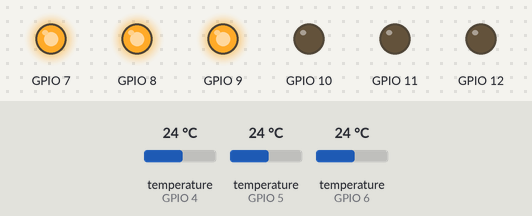
The program below on a simulated ESP32 board running MicroPython. On the bench: output pins drawn as LEDs (lit = HIGH). Inputs (shaded band) come from the test bench; at power-on: temperature (sensors on GPIO 4, GPIO 5, GPIO 6) 24 °C. What the program prints to the serial console is not drawn.

Above: at 0.95 s.
Timing chart, 0 to 3.9 s (numbered marks = the images above):
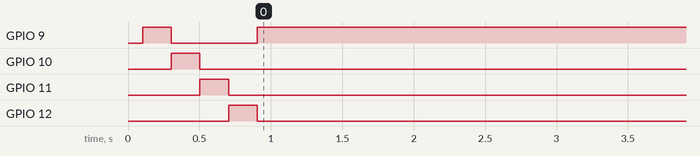

The program:

main.py
```python
"""
ESP32 Climate-Smart Telemetry Controller

Hardware: ESP32-S3
Sensors: DS18B20 temperature sensors (engine, fuel line, ambient)
Actuators: 2-channel relay module
Indicators: 4 status LEDs

Architecture: Edge-Intelligence First
- All decision logic executes on ESP32
- Bridge service only forwards telemetry
- Dashboard only displays data

Fail-Safe: Hardware + software fail-safe mechanisms
- Active LOW relays (OFF when GPIO HIGH)
- Watchdog timer (auto-reset on hang)
- Overheat detection and fail-safe activation
"""

import time
import machine
from sensors import SensorManager
from relays import RelayController
from status_leds import StatusLEDs
from telemetry import TelemetryBuilder, SerialWriter


# ============================================================================
# CONFIGURATION - EDIT THESE VALUES FOR YOUR HARDWARE
# ============================================================================

# Temperature Sensor Pins (DS18B20 OneWire)
PIN_ENGINE_TEMP = 4      # Engine temperature sensor
PIN_FUEL_LINE_TEMP = 5   # Fuel line temperature sensor
PIN_AMBIENT_TEMP = 6     # Ambient temperature sensor

# Relay Control Pins (Active LOW)
PIN_RELAY_1 = 7          # Relay 1: Cooling system
PIN_RELAY_2 = 8          # Relay 2: Fuel switching

# Status LED Pins
PIN_LED_STATUS = 9       # Green: System running
PIN_LED_WARNING = 10     # Yellow: High temperature
PIN_LED_ERROR = 11       # Red: Overheat / fail-safe
PIN_LED_ACTIVITY = 12    # Blue: Telemetry transmission

# Safety Thresholds (°C)
THRESHOLD_ENGINE_OVERHEAT = 100.0   # Fail-safe activation
THRESHOLD_FUEL_LINE_MAX = 90.0      # Fail-safe activation
THRESHOLD_ENGINE_OPTIMAL = 80.0     # Warning threshold
THRESHOLD_COOLING_ACTIVATE = 90.0   # Relay 1 activation
THRESHOLD_FUEL_SWITCH = 80.0        # Relay 2 activation

# Timing (milliseconds)
SAMPLE_INTERVAL_MS = 2000           # Sensor sampling every 2 seconds
TELEMETRY_INTERVAL_MS = 2000        # Telemetry transmission every 2 seconds

# ============================================================================
# DECISION ENGINE - Edge Intelligence
# ============================================================================

class DecisionEngine:
    """
    AI decision engine for climate-smart fuel management.

    Edge-Intelligence First:
    - All decision logic executes on ESP32
    - Deterministic, rule-based (no black-box ML)
    - Transparent and explainable
    """

    @staticmethod
    def compute_recommendation(engine_temp, fuel_line_temp, overheat):
        """
        Compute AI recommendation based on sensor readings.

        Args:
            engine_temp: Engine temperature (°C)
            fuel_line_temp: Fuel line temperature (°C)
            overheat: Overheat flag (bool)

        Returns:
            AI recommendation string
        """
        # Priority 1: Safety (highest priority)
        if overheat:
            return "activate_cooling"

        # Priority 2: Overheat prevention
        if engine_temp > 95:
            return "reduce_load"

        # Priority 3: Fuel optimization
        if engine_temp < THRESHOLD_ENGINE_OPTIMAL:
            return "switch_to_biodiesel"

        if engine_temp > 90:
            return "switch_to_diesel"

        # Priority 4: Maintain current state
        return "maintain"

    @staticmethod
    def should_activate_cooling(engine_temp):
        """
        Determine if cooling system should activate.

        Args:
            engine_temp: Engine temperature (°C)

        Returns:
            True if cooling should activate, False otherwise
        """
        return engine_temp > THRESHOLD_COOLING_ACTIVATE

    @staticmethod
    def should_switch_fuel(fuel_line_temp):
        """
        Determine if fuel switching should activate.

        Args:
            fuel_line_temp: Fuel line temperature (°C)

        Returns:
            True if fuel switch should activate, False otherwise
        """
        return fuel_line_temp > THRESHOLD_FUEL_SWITCH


# ============================================================================
# SAFETY MONITOR
# ============================================================================

class SafetyMonitor:
    """
    Monitors safety thresholds and triggers fail-safe.

    Safety-critical: Highest priority in system
    """

    @staticmethod
    def check_overheat(engine_temp, fuel_line_temp):
        """
        Check if overheat condition exists.

        Args:
            engine_temp: Engine temperature (°C)
            fuel_line_temp: Fuel line temperature (°C)

        Returns:
            True if overheat detected, False otherwise
        """
        return (engine_temp > THRESHOLD_ENGINE_OVERHEAT or
                fuel_line_temp > THRESHOLD_FUEL_LINE_MAX)

    @staticmethod
    def check_warning(engine_temp):
        """
        Check if warning condition exists.

        Args:
            engine_temp: Engine temperature (°C)

        Returns:
            True if warning threshold exceeded, False otherwise
        """
        return engine_temp > THRESHOLD_ENGINE_OPTIMAL


# ============================================================================
# MAIN APPLICATION
# ============================================================================

def main():
    """
    Main application entry point.

    Initializes hardware and runs main control loop.
    """
    print("\n" + "="*60)
    print("ESP32 Climate-Smart Telemetry Controller")
    print("="*60)
    print("Architecture: Edge-Intelligence First")
    print("Fail-Safe: Active LOW relays + watchdog timer")
    print("="*60 + "\n")

    # ────────────────────────────────────────────────────────────
    # INITIALIZATION
    # ────────────────────────────────────────────────────────────

    print("Initializing hardware...")

    # Initialize hardware modules
    sensors = SensorManager(PIN_ENGINE_TEMP, PIN_FUEL_LINE_TEMP, PIN_AMBIENT_TEMP)
    relays = RelayController(PIN_RELAY_1, PIN_RELAY_2)
    leds = StatusLEDs(PIN_LED_STATUS, PIN_LED_WARNING, PIN_LED_ERROR, PIN_LED_ACTIVITY)

    # Initialize telemetry
    telemetry_builder = TelemetryBuilder()
    serial_writer = SerialWriter()

    # Initialize decision engine and safety monitor
    decision_engine = DecisionEngine()
    safety_monitor = SafetyMonitor()

    # Run LED startup sequence
    leds.startup_sequence()

    # Enable watchdog timer (5 second timeout)
    wdt = machine.WDT(timeout=5000)
    print("✓ Watchdog timer enabled (5s timeout)")

    print("\n" + "="*60)
    print("System initialized - entering main loop")
    print("="*60 + "\n")

    # Turn on status LED (system running)
    leds.set_status(True)

    # ────────────────────────────────────────────────────────────
    # MAIN CONTROL LOOP
    # ────────────────────────────────────────────────────────────

    last_sample_time = time.ticks_ms()
    last_telemetry_time = time.ticks_ms()

    while True:
        try:
            # Feed watchdog (prevent reset)
            wdt.feed()

            current_time = time.ticks_ms()

            # ────────────────────────────────────────────────────
            # SENSOR SAMPLING (every 2 seconds)
            # ────────────────────────────────────────────────────
            if time.ticks_diff(current_time, last_sample_time) >= SAMPLE_INTERVAL_MS:
                last_sample_time = current_time

                # Read all sensors
                temps = sensors.read_all()

                print(f"Temps: Engine={temps['engine']}°C, "
                      f"Fuel={temps['fuel_line']}°C, "
                      f"Ambient={temps['ambient']}°C")

                # ────────────────────────────────────────────────
                # SAFETY MONITORING (critical path)
                # ────────────────────────────────────────────────
                overheat = safety_monitor.check_overheat(
                    temps['engine'],
                    temps['fuel_line']
                )

                warning = safety_monitor.check_warning(temps['engine'])

                if overheat:
                    # FAIL-SAFE ACTIVATION
                    print("⚠ FAIL-SAFE ACTIVATED: Overheat detected!")
                    relays.set_fail_safe()
                    leds.set_error(True)
                    system_status = "fail_safe"
                else:
                    leds.set_error(False)
                    system_status = "live_mode"

                # Update warning LED
                leds.set_warning(warning)

                # ────────────────────────────────────────────────
                # DECISION ENGINE (AI recommendation)
                # ────────────────────────────────────────────────
                ai_recommendation = decision_engine.compute_recommendation(
                    temps['engine'],
                    temps['fuel_line'],
                    overheat
                )

                print(f"AI Recommendation: {ai_recommendation}")

                # ────────────────────────────────────────────────
                # RELAY CONTROL (based on AI recommendation)
                # ────────────────────────────────────────────────
                if not overheat:
                    # Normal operation - apply AI recommendations
                    relay1_state = decision_engine.should_activate_cooling(temps['engine'])
                    relay2_state = decision_engine.should_switch_fuel(temps['fuel_line'])

                    relays.set_both(relay1_state, relay2_state)

                    print(f"Relays: R1={'ON' if relay1_state else 'OFF'}, "
                          f"R2={'ON' if relay2_state else 'OFF'}")

                # ────────────────────────────────────────────────
                # TELEMETRY TRANSMISSION (every 2 seconds)
                # ────────────────────────────────────────────────
                if time.ticks_diff(current_time, last_telemetry_time) >= TELEMETRY_INTERVAL_MS:
                    last_telemetry_time = current_time

                    # Build telemetry message
                    message = telemetry_builder.build_message(
                        temps=temps,
                        ai_rec=ai_recommendation,
                        relay1=relays.get_relay_1(),
                        relay2=relays.get_relay_2(),
                        overheat=overheat,
                        system_status=system_status
                    )

                    # Transmit via serial
                    serial_writer.write(message)
                    leds.blink_activity()

            # Small delay to prevent busy-waiting
            time.sleep_ms(100)

        except KeyboardInterrupt:
            print("\n\nShutdown requested by user")
            break

        except Exception as e:
            # Error handling - log and activate fail-safe
            print(f"\nERROR in main loop: {e}")
            relays.set_fail_safe()
            leds.set_error(True)
            time.sleep(1)  # Brief pause before retry

    # ────────────────────────────────────────────────────────────
    # SHUTDOWN
    # ────────────────────────────────────────────────────────────

    print("\nShutting down...")
    relays.set_fail_safe()
    leds.all_off()
    print("✓ System shutdown complete")


# ============================================================================
# ENTRY POINT
# ============================================================================

if __name__ == "__main__":
    main()
```

sensors.py
```python
"""
Temperature Sensor Module

Hardware: DS18B20 OneWire temperature sensors
Purpose: Read temperature from engine, fuel line, and ambient sensors

Architecture: Sensor layer
Edge-Intelligence: Sensor readings feed decision logic on ESP32
"""

import time
import onewire
import ds18x20
from machine import Pin


class TemperatureSensor:
    """
    DS18B20 temperature sensor wrapper.

    Provides:
    - OneWire communication
    - Temperature reading in Celsius
    - Error handling and fallback
    """

    def __init__(self, pin_number, name="Sensor"):
        """
        Initialize DS18B20 sensor.

        Args:
            pin_number: GPIO pin number for OneWire data
            name: Human-readable sensor name for logging
        """
        self.name = name
        self.pin = Pin(pin_number)
        self.ow = onewire.OneWire(self.pin)
        self.ds = ds18x20.DS18X20(self.ow)

        # Scan for devices
        self.devices = self.ds.scan()

        if not self.devices:
            print(f"WARNING: No DS18B20 found on pin {pin_number} ({name})")
        else:
            print(f"✓ {name} initialized on pin {pin_number}")

        # Cache last valid reading for fallback
        self.last_valid_temp = 25.0  # Default fallback temperature

    def read_temperature(self):
        """
        Read temperature from sensor.

        Returns:
            Temperature in Celsius (float)
            Falls back to last valid reading on error
        """
        if not self.devices:
            print(f"WARNING: {self.name} not connected, using fallback")
            return self.last_valid_temp

        try:
            # Start temperature conversion
            self.ds.convert_temp()

            # Wait for conversion (750ms for 12-bit resolution)
            time.sleep_ms(750)

            # Read temperature from first device
            temp = self.ds.read_temp(self.devices[0])

            # Validate reading
            if temp is not None and -55 <= temp <= 125:
                self.last_valid_temp = temp
                return round(temp, 1)
            else:
                print(f"WARNING: {self.name} invalid reading: {temp}")
                return self.last_valid_temp

        except Exception as e:
            print(f"ERROR: {self.name} read failed: {e}")
            return self.last_valid_temp


class SensorManager:
    """
    Manages all temperature sensors.

    Provides unified interface for reading all sensors.
    """

    def __init__(self, engine_pin, fuel_line_pin, ambient_pin):
        """
        Initialize all temperature sensors.

        Args:
            engine_pin: GPIO pin for engine temperature sensor
            fuel_line_pin: GPIO pin for fuel line temperature sensor
            ambient_pin: GPIO pin for ambient temperature sensor
        """
        print("Initializing temperature sensors...")

        self.engine_sensor = TemperatureSensor(engine_pin, "Engine Temp")
        self.fuel_line_sensor = TemperatureSensor(fuel_line_pin, "Fuel Line Temp")
        self.ambient_sensor = TemperatureSensor(ambient_pin, "Ambient Temp")

        print("✓ All sensors initialized")

    def read_all(self):
        """
        Read all temperature sensors.

        Returns:
            Dictionary with temperature readings:
            {
                'engine': float,
                'fuel_line': float,
                'ambient': float
            }
        """
        return {
            'engine': self.engine_sensor.read_temperature(),
            'fuel_line': self.fuel_line_sensor.read_temperature(),
            'ambient': self.ambient_sensor.read_temperature()
        }
```

relays.py
```python
"""
Relay Control Module

Hardware: 2-channel relay module
Purpose: Control cooling system and fuel switching

Architecture: Actuator layer
Fail-Safe: Active LOW configuration (relays OFF when GPIO HIGH)
"""

from machine import Pin


class RelayController:
    """
    Controls 2-channel relay module with fail-safe behavior.

    Fail-Safe Design:
    - Active LOW: GPIO HIGH = Relay OFF (safe state)
    - On power loss: GPIO floats HIGH → Relays OFF
    - On crash: Relays default to OFF during reset
    """

    def __init__(self, relay1_pin, relay2_pin):
        """
        Initialize relay controller.

        Args:
            relay1_pin: GPIO pin for Relay 1 (Cooling System)
            relay2_pin: GPIO pin for Relay 2 (Fuel Switching)
        """
        print("Initializing relay controller...")

        # Initialize relay pins as outputs
        self.relay1 = Pin(relay1_pin, Pin.OUT)
        self.relay2 = Pin(relay2_pin, Pin.OUT)

        # Set fail-safe state (both OFF)
        self.set_fail_safe()

        print(f"✓ Relay 1 (Cooling) on pin {relay1_pin}")
        print(f"✓ Relay 2 (Fuel Switch) on pin {relay2_pin}")
        print("✓ Relays initialized in fail-safe state (OFF)")

    def set_relay_1(self, state):
        """
        Set Relay 1 state (Cooling System).

        Args:
            state: True = ON, False = OFF
        """
        # Active LOW: Write inverse of desired state
        self.relay1.value(0 if state else 1)

    def set_relay_2(self, state):
        """
        Set Relay 2 state (Fuel Switching).

        Args:
            state: True = ON, False = OFF
        """
        # Active LOW: Write inverse of desired state
        self.relay2.value(0 if state else 1)

    def get_relay_1(self):
        """
        Get Relay 1 current state.

        Returns:
            True if ON, False if OFF
        """
        # Active LOW: Invert reading
        return self.relay1.value() == 0

    def get_relay_2(self):
        """
        Get Relay 2 current state.

        Returns:
            True if ON, False if OFF
        """
        # Active LOW: Invert reading
        return self.relay2.value() == 0

    def set_fail_safe(self):
        """
        Activate fail-safe state (both relays OFF).

        Called on:
        - Initialization
        - Overheat detection
        - System error
        """
        self.set_relay_1(False)
        self.set_relay_2(False)
        print("⚠ FAIL-SAFE: All relays OFF")

    def set_both(self, relay1_state, relay2_state):
        """
        Set both relays simultaneously.

        Args:
            relay1_state: True = ON, False = OFF
            relay2_state: True = ON, False = OFF
        """
        self.set_relay_1(relay1_state)
        self.set_relay_2(relay2_state)
```

Source omitted: status_leds.py (3182 bytes), telemetry.py (3281 bytes)

Measured:
- by itself, GPIO 12: repeats every 2.4 s: HIGH 0.05 s, LOW 2.4 s
